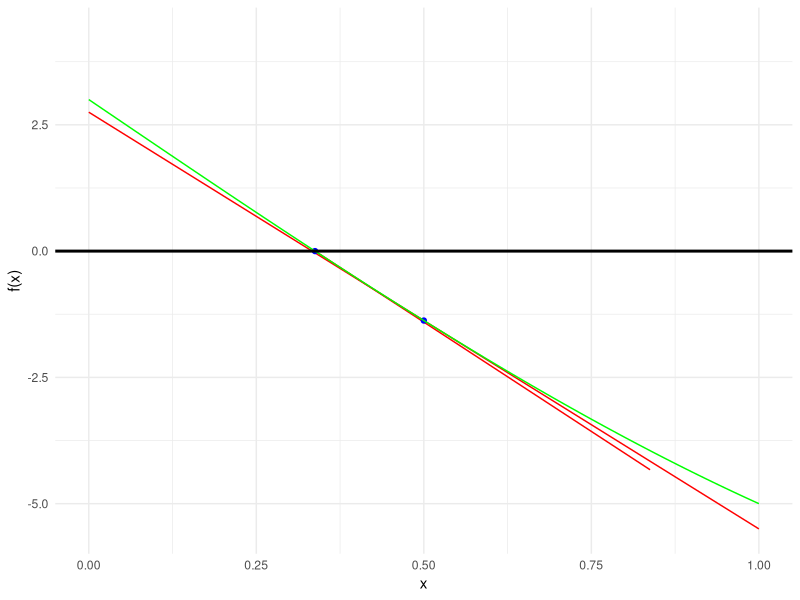
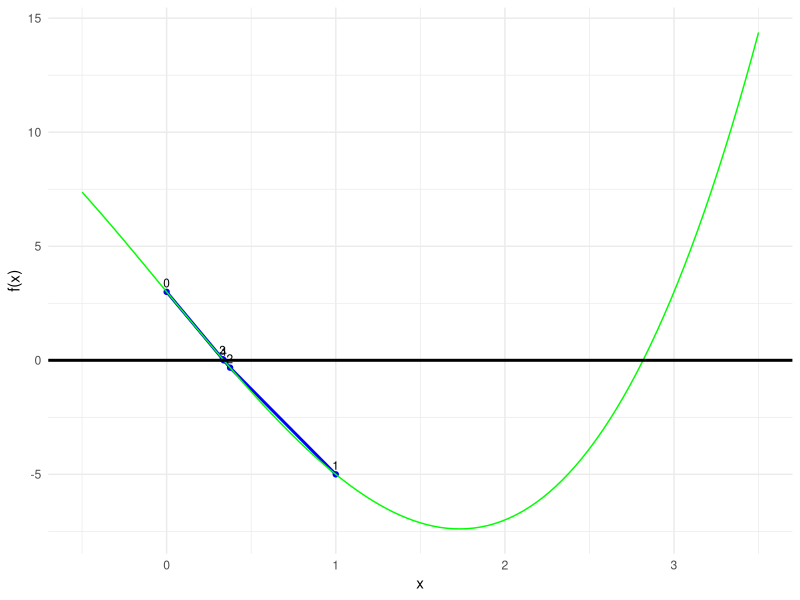

R code for these plots, in order:
## ---- chunk 1
library(ggplot2)
library(gridExtra)
## ---- chunk 2
a <- 0
b <- 0.11
for(i in 1:30000){
  a <- a + b
}
print(a,digits = 20)
## ---- chunk 3
f <- function(x) x^3-9*x+3

df <- function(x) 3*x^2-9

x <- 0.5
e1 <- e2 <- 1 * 10^-4
i <- 1
x_vector <- c(x)

newton <- function(x,e1,e2){
  xk <- x - f(x)/df(x)
  while(abs(f(xk))>=e1 & abs(xk-x)/abs(xk)>=e2){
    i <- i + 1
    x <- xk
    xk <- x - f(x)/df(x)
    x_vector <<- c(x_vector,xk)
  }
  resultado <- c(xk,f(xk),i)
  return(resultado)
}
newton(x,e1,e2)
## ---- chunk 4
data <- data.frame(
  x_vector = x_vector,
  fx_vector = f(x_vector),
  dfx_vector = df(x_vector)
)

plot <- ggplot(data, aes(x = x_vector, y = fx_vector)) +
  geom_segment(aes(xend = x_vector + 0.5, yend = fx_vector + dfx_vector * 0.5), color = "red") +  # Plot tangent lines
  geom_segment(aes(xend = x_vector - 0.5, yend = fx_vector - dfx_vector * 0.5), color = "red") +  # Plot tangent lines
  geom_point(color = "blue") +  # Plot points for f(x)
  labs(x = "x", y = "f(x)") +  # Add axis labels
  theme_minimal()+# Set a minimal theme
  geom_function(fun=f,color = "green", size = 0.5)+
  xlim(0,1)+
  geom_hline(yintercept = 0, color = "black", size = 1)  # Add a black horizontal line at y = 0

plot
## ---- chunk 5
f <- function(x) x^3-9*x+3

x0 <-0
x1 <-1
x_vector <- c(x0,x1)
e1 <- e2 <- 5 * 10^-4
i <- 0

secante <- function(x0,x1,e1,e2){
  while(abs(f(x1))>=e1 & abs(x1-x0)/abs(x1)>=e2){
    i <- i + 1
    xt <- x1 - f(x1)*(x1-x0)/(f(x1) - f(x0))
    x_vector <<- c(x_vector,xt)
    x0 <- x1
    x1 <- xt
  }
  resposta <- c(x1,f(x1),i)
  return(resposta)
}

secante(x0,x1,e1,e2)
## ---- chunk 6
data <- data.frame(
  x_vector = x_vector,
  fx_vector = f(x_vector)
)

plot <-
  ggplot(data, aes(x = x_vector, y = fx_vector)) +
  geom_point(color = "blue") +  # Plot points
  geom_line(color = "blue",size = 1) +# Connect points with lines
  geom_text(aes(label = seq_along(x_vector)-1), vjust = -0.5, hjust = 0.5, size = 3) +
  geom_segment(aes(xend = lag(x_vector), yend = lag(fx_vector)), color = "red") +  # Plot secant lines
  labs(x = "x", y = "f(x)") +  # Labels and title
  theme_minimal()+# Set a minimal theme
  geom_function(fun=f,color = "green", size = 0.5)+
  geom_hline(yintercept = 0, color = "black", size = 1)+
  xlim(-0.5,3.5)# Add a black horizontal line at y = 0

options(repr.plot.width = 18, repr.plot.height = 16)

plot
